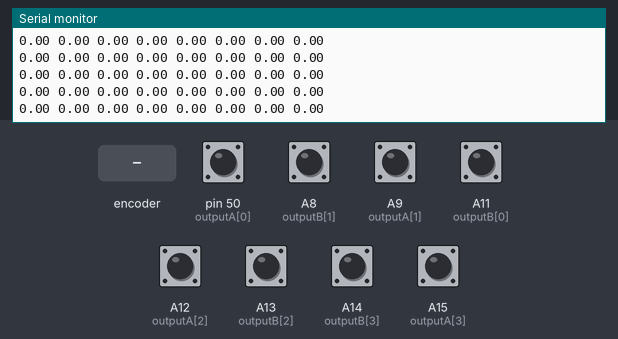
A sketch run on a simulated Arduino Mega 2560, built with avr-gcc and run on an emulated ATmega2560. Shown: the last lines printed to the serial monitor. The inputs (shaded band) are chosen by the test bench; at power-on: A8 (outputB[1]), A9 (outputA[1]), A11 (outputB[0]), A12 (outputA[2]), A13 (outputB[2]), A14 (outputB[3]), A15 (outputA[3]), pin 50 (outputA[0]) HIGH.

Above: at 1.2 s.
1.3 s: rotary encoder on pin 50 (outputA[0]) / A11 (outputB[0]) turned 1 step (first pin leading)
At 1.34 s:
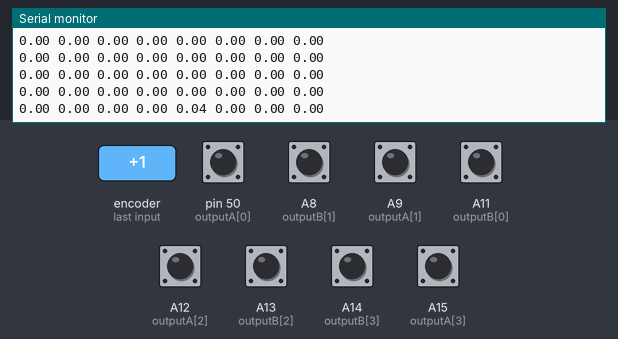
3.0 s: A9 (outputA[1]) pulled LOW for 0.15 s
At 3.1 s:
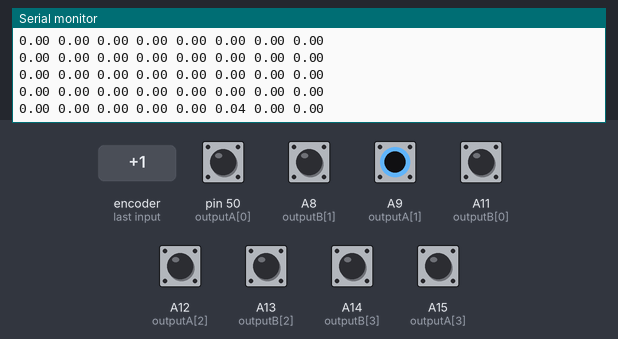
6.1 s: A12 (outputA[2]) pulled LOW for 0.15 s
At 6.3 s:
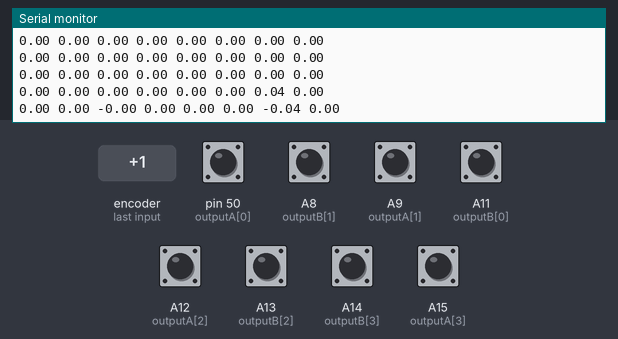
9.2 s: A15 (outputA[3]) pulled LOW for 0.15 s
At 9.29 s:
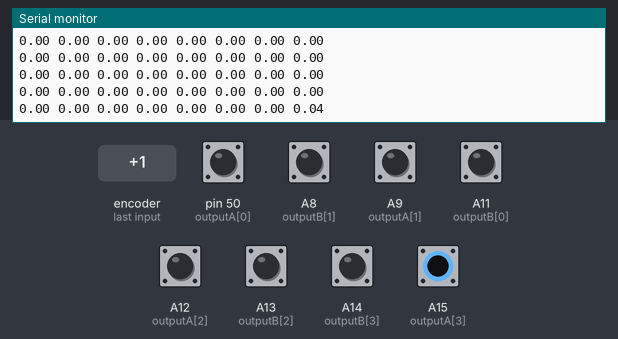
10.8 s: rotary encoder on pin 50 (outputA[0]) / A11 (outputB[0]) turned 3 steps (first pin leading)
At 10.94 s:
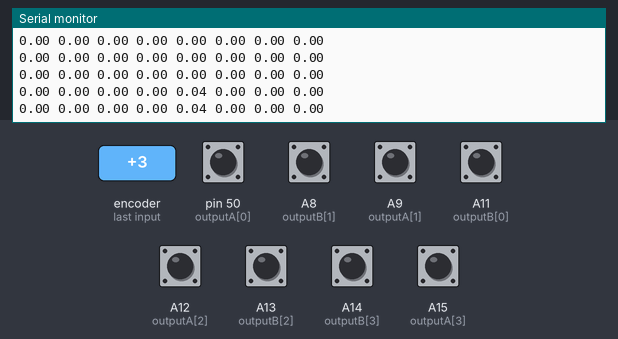
Timing chart, 0 to 13.8 s (numbered marks = the images above; inputs shaded):
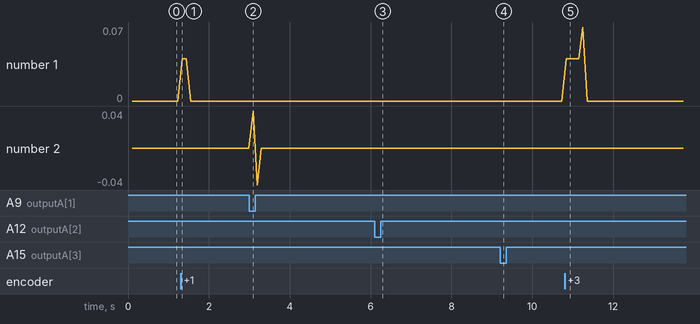

The sketch:

encoder.ino
```cpp
#include "PinChangeInterrupt.h"

int outputA[4] = {50, A9, A12, A15};
int outputB[4] = {A11, A8, A13, A14};
int velocity[4] = {0};
float counter[4] = {0};
int present_state[4];
int prev_state[4];
unsigned long int present_ms = 0, last_ms = 0, delta_t = 0;
void setup() {
  for (int i = 0; i < 4; i++)
  {
    pinMode (outputA[i], INPUT_PULLUP);
    pinMode (outputB[i], INPUT_PULLUP);
    attachPCINT(digitalPinToPCINT(outputA[i]), encode, CHANGE);
    prev_state[i] = digitalRead(outputA[i]);
  }

  Serial.begin (9600);
  // Reads the initial state of the outputA
}
void loop() {
  present_ms = millis();
  delay(100);
  for (int i = 0; i < 4; i++)
  {
    Serial.print(counter[i] / 270);
    Serial.print(" ");
  }
  Serial.print("");
  delta_t = millis() - present_ms;
  for (int i = 0; i < 4; i++)
  {
    Serial.print(counter[i] * 1000 / (delta_t * 270));
    counter[i] = 0;
    Serial.print(" ");
  }
  Serial.println("");
}

void encode()
{
  for (int i = 0; i < 4; i++)
  {
    present_state[i] = digitalRead(outputA[i]); // Reads the "current" state of the outputA
    // If the previous and the current state of the outputA are different, that means a Pulse has occured
    if (present_state[i] != prev_state[i])
    {
      // If the outputB state is different to the outputA state, that means the encoder is rotating clockwise
      if (digitalRead(outputB[i]) != present_state[i]) {
        counter[i] ++;
      } else {
        counter[i] --;
      }
    }
    prev_state[i] = present_state[i]; // Updates the previous state of the outputA with the current state
  }
}
```

Measured:
- after the input at 1.3 s, the serial monitor: prints a new line at once (image 1)
- after the input at 3.0 s, the serial monitor: prints a new line after 0.09 s (image 2)
- after the input at 6.1 s, the serial monitor: prints a new line after 0.09 s (image 3)
- after the input at 9.2 s, the serial monitor: prints a new line after 0.09 s (image 4)
- after the input at 10.8 s, the serial monitor: prints a new line at once (image 5)
